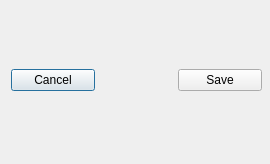
<?xml version="1.0" encoding="UTF-8"?>
<ui version="4.0">
 <class>SettingsDialog</class>
 <widget class="QDialog" name="SettingsDialog">
  <property name="geometry">
   <rect>
    <x>0</x>
    <y>0</y>
    <width>270</width>
    <height>164</height>
   </rect>
  </property>
  <property name="windowTitle">
   <string>Dialog</string>
  </property>
  <widget class="QWidget" name="verticalLayoutWidget">
   <property name="geometry">
    <rect>
     <x>11</x>
     <y>10</y>
     <width>251</width>
     <height>141</height>
    </rect>
   </property>
   <layout class="QVBoxLayout" name="verticalLayout">
    <property name="spacing">
     <number>0</number>
    </property>
    <property name="leftMargin">
     <number>0</number>
    </property>
    <item>
     <layout class="QFormLayout" name="formLayout"/>
    </item>
    <item>
     <layout class="QHBoxLayout" name="horizontalLayout">
      <item>
       <widget class="QPushButton" name="cancelButton">
        <property name="text">
         <string>Cancel</string>
        </property>
       </widget>
      </item>
      <item>
       <widget class="QLabel" name="label">
        <property name="text">
         <string/>
        </property>
       </widget>
      </item>
      <item>
       <widget class="QPushButton" name="saveButton">
        <property name="text">
         <string>Save</string>
        </property>
       </widget>
      </item>
     </layout>
    </item>
   </layout>
  </widget>
 </widget>
 <resources/>
 <connections/>
</ui>
